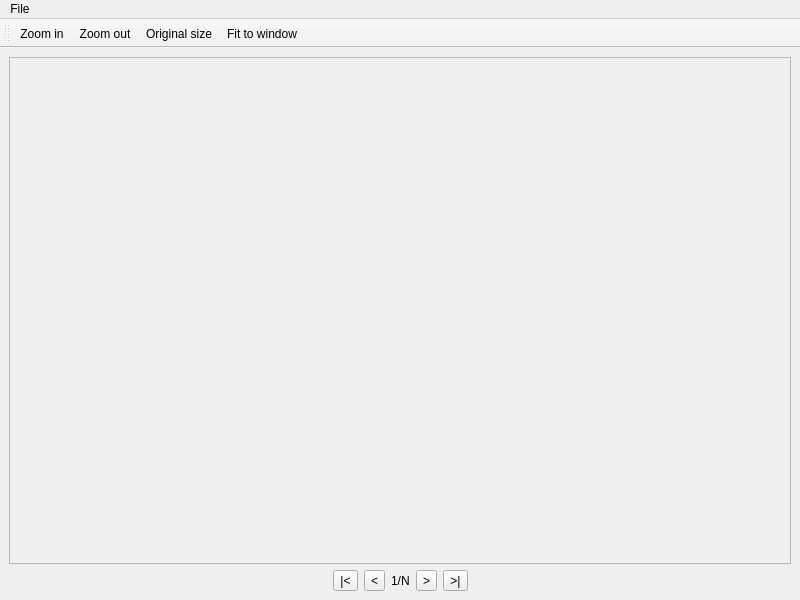
<?xml version="1.0" encoding="UTF-8"?>
<ui version="4.0">
 <class>Viewer</class>
 <widget class="QMainWindow" name="Viewer">
  <property name="geometry">
   <rect>
    <x>0</x>
    <y>0</y>
    <width>800</width>
    <height>600</height>
   </rect>
  </property>
  <property name="windowTitle">
   <string>QGalleroob viewer</string>
  </property>
  <widget class="QWidget" name="centralwidget">
   <layout class="QVBoxLayout" name="verticalLayout" stretch="0,0">
    <item>
     <widget class="QScrollArea" name="scrollArea">
      <property name="widgetResizable">
       <bool>true</bool>
      </property>
      <property name="alignment">
       <set>Qt::AlignCenter</set>
      </property>
      <widget class="QWidget" name="scrollAreaWidgetContents">
       <property name="geometry">
        <rect>
         <x>0</x>
         <y>0</y>
         <width>780</width>
         <height>503</height>
        </rect>
       </property>
       <layout class="QHBoxLayout" name="horizontalLayout_2">
        <property name="leftMargin">
         <number>0</number>
        </property>
        <property name="topMargin">
         <number>0</number>
        </property>
        <property name="rightMargin">
         <number>0</number>
        </property>
        <property name="bottomMargin">
         <number>0</number>
        </property>
        <item>
         <widget class="QLabel" name="view">
          <property name="alignment">
           <set>Qt::AlignCenter</set>
          </property>
         </widget>
        </item>
       </layout>
      </widget>
     </widget>
    </item>
    <item>
     <layout class="QHBoxLayout" name="horizontalLayout">
      <item>
       <spacer name="horizontalSpacer">
        <property name="orientation">
         <enum>Qt::Horizontal</enum>
        </property>
        <property name="sizeHint" stdset="0">
         <size>
          <width>40</width>
          <height>20</height>
         </size>
        </property>
       </spacer>
      </item>
      <item>
       <widget class="QToolButton" name="firstButton">
        <property name="text">
         <string>|&lt;</string>
        </property>
        <property name="icon">
         <iconset theme="go-first"/>
        </property>
       </widget>
      </item>
      <item>
       <widget class="QToolButton" name="prevButton">
        <property name="text">
         <string>&lt;</string>
        </property>
        <property name="icon">
         <iconset theme="go-previous"/>
        </property>
       </widget>
      </item>
      <item>
       <widget class="QLabel" name="posLabel">
        <property name="text">
         <string>1/N</string>
        </property>
       </widget>
      </item>
      <item>
       <widget class="QToolButton" name="nextButton">
        <property name="text">
         <string>&gt;</string>
        </property>
        <property name="icon">
         <iconset theme="go-next"/>
        </property>
       </widget>
      </item>
      <item>
       <widget class="QToolButton" name="lastButton">
        <property name="text">
         <string>&gt;|</string>
        </property>
        <property name="icon">
         <iconset theme="go-last"/>
        </property>
       </widget>
      </item>
      <item>
       <spacer name="horizontalSpacer_2">
        <property name="orientation">
         <enum>Qt::Horizontal</enum>
        </property>
        <property name="sizeHint" stdset="0">
         <size>
          <width>40</width>
          <height>20</height>
         </size>
        </property>
       </spacer>
      </item>
     </layout>
    </item>
   </layout>
  </widget>
  <widget class="QToolBar" name="toolBar">
   <property name="windowTitle">
    <string>toolBar</string>
   </property>
   <attribute name="toolBarArea">
    <enum>TopToolBarArea</enum>
   </attribute>
   <attribute name="toolBarBreak">
    <bool>false</bool>
   </attribute>
   <addaction name="actionZoomIn"/>
   <addaction name="actionZoomOut"/>
   <addaction name="actionFullSize"/>
   <addaction name="actionFitWindow"/>
  </widget>
  <widget class="QMenuBar" name="menubar">
   <property name="geometry">
    <rect>
     <x>0</x>
     <y>0</y>
     <width>800</width>
     <height>19</height>
    </rect>
   </property>
   <widget class="QMenu" name="menuFile">
    <property name="title">
     <string>File</string>
    </property>
    <addaction name="actionSaveImage"/>
    <addaction name="actionClose"/>
   </widget>
   <addaction name="menuFile"/>
  </widget>
  <action name="actionClose">
   <property name="text">
    <string>Close</string>
   </property>
  </action>
  <action name="actionSaveImage">
   <property name="icon">
    <iconset theme="document-save"/>
   </property>
   <property name="text">
    <string>Save image...</string>
   </property>
  </action>
  <action name="actionFullSize">
   <property name="icon">
    <iconset theme="zoom-original"/>
   </property>
   <property name="text">
    <string>Original size</string>
   </property>
   <property name="shortcut">
    <string>G</string>
   </property>
  </action>
  <action name="actionFitWindow">
   <property name="icon">
    <iconset theme="zoom-fit-best"/>
   </property>
   <property name="text">
    <string>Fit to window</string>
   </property>
   <property name="shortcut">
    <string>F</string>
   </property>
  </action>
  <action name="actionZoomOut">
   <property name="icon">
    <iconset theme="zoom-out"/>
   </property>
   <property name="text">
    <string>Zoom out</string>
   </property>
   <property name="shortcut">
    <string>-</string>
   </property>
  </action>
  <action name="actionZoomIn">
   <property name="icon">
    <iconset theme="zoom-in"/>
   </property>
   <property name="text">
    <string>Zoom in</string>
   </property>
   <property name="shortcut">
    <string>+</string>
   </property>
  </action>
 </widget>
 <resources/>
 <connections/>
</ui>
